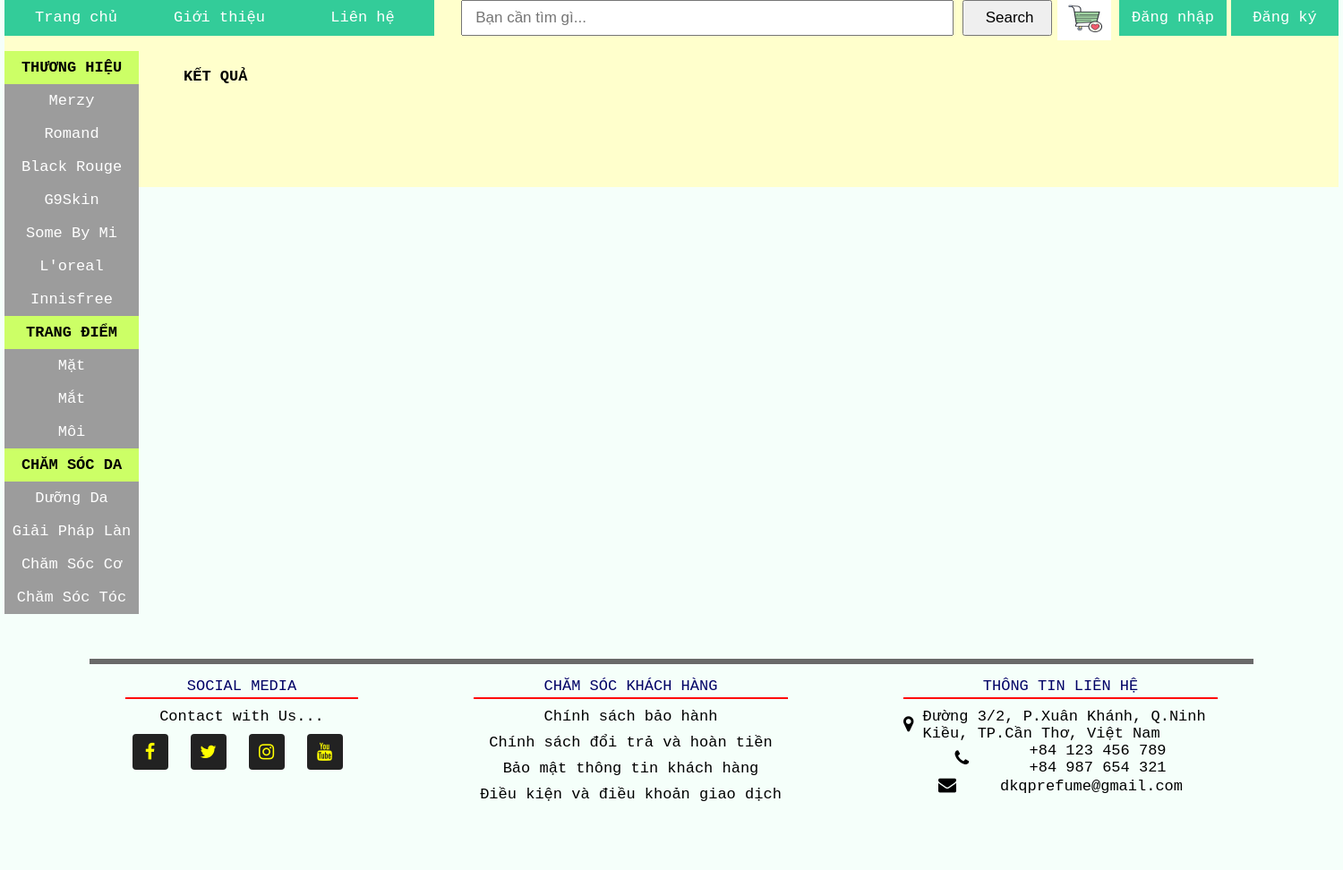
The app's page /banhang/search.php with its own data.
### tables this page shows
CREATE TABLE `nhomthuonghieu` (
  `maloai` varchar(5) NOT NULL,
  `manhom` int(11) NOT NULL,
  `tennhomdt` varchar(25) NOT NULL
);

CREATE TABLE `nhomtrangdiem` (
  `maloai` varchar(5) NOT NULL,
  `manhom` int(11) NOT NULL,
  `tennhompk` varchar(25) NOT NULL
);

CREATE TABLE `nhomchamsoc` (
  `maloai` varchar(5) NOT NULL,
  `manhom` int(11) NOT NULL,
  `tennhomcs` varchar(25) NOT NULL
);

### banhang/search.php (the view, shortened to what this page needs)
<!DOCTYPE html>
<html>
    <head>
        <link rel="stylesheet" href="index.css">
    </head>
    <body >
        <?php
            include 'ketnoi.php';
        ?>
        <div id="toancuc">
                <div id="menu">
                  <ul>
                    <li><a href="index.php">Trang chủ</a></li>
                    <li><a href="#">Giới thiệu</a></li>
                    <li><a href="#">Liên hệ</a></li>
                  </ul>
                </div>
                 <div id="search">
                        <form action="search.php" method="get">
                            <input id="timnhap" type="text" name="search" placeholder="   Bạn cần tìm gì..." />
                            <input id="nuttim" type="submit"  value=" Search" />
                        </form>
                    </div>
                <div id="login">
                        <ul>
                            <?php
                               if(isset($_SESSION['tk'])){
                                   echo "<li><a href=\"logout.php\">Logout</a>";
                                   echo "<li><a href=\"./nguoidung/tk.php\">" .$_SESSION['tk'] ."</a></li>";
                               }
                               else{
                                   echo "<li><a href=\"dangky.php\">Đăng ký</a></li>";
                                   echo  "<li><a href=\"dangnhap.php\">Đăng nhập</a></li>";
                               }
                               ?>
                            <div id="gioh"><a href="giohang.php"><img src="bg/favorite-cart.png" width="50px" height="40px"></a></div>
                        </ul>
                    </div>
            <br>
            <br>
            <br>
                <div id="noidung">
                    <div id="menu2">
                        <div id="dt" >
                            <h2 align="center">THƯƠNG HIỆU</h2>
                            <ul>
                                <?php
                                $lenh = "SELECT manhom,tennhomdt FROM  nhomthuonghieu ";
                                $kq = mysqli_query($conn, $lenh);
                                if(mysqli_num_rows($kq) > 0){
                                    while ($row = mysqli_fetch_assoc($kq)){
                                        echo "<li><a href=\"thuonghieu.php?id=" .$row['manhom'] ."\">" .$row['tennhomdt'] ."</a></li>";
                                    }
                                }
                            ?>
                            </ul>
                        </div>
                            <br><br>
                            <div id="pk" >
                                <h2 align="center">TRANG ĐIỂM</h2>
                                <ul>
                                    <?php
                                    $lenh = "SELECT manhom,tennhompk FROM  nhomtrangdiem ";
                                    $kq = mysqli_query($conn, $lenh);
                                    if(mysqli_num_rows($kq) > 0){
                                        while ($row = mysqli_fetch_assoc($kq)){
                                            echo "<li><a href=\"trangdiem.php?id=" .$row['manhom'] ."\">" .$row['tennhompk'] ."</a></li>";
                                        }
                                    }
                                ?>
                                </ul>
                            </div>
                            <div id="cs" >
                            <h2 align="center">CHĂM SÓC DA</h2>
                            <ul>
                                <?php
                                $lenh = "SELECT manhom,tennhomcs FROM  nhomchamsoc ";
                                $kq = mysqli_query($conn, $lenh);
                                if(mysqli_num_rows($kq) > 0){
                                    while ($row = mysqli_fetch_assoc($kq)){
                                        echo "<li><a href=\"chamsoc.php?id=" .$row['manhom'] ."\">" .$row['tennhomcs'] ."</a></li>";
                                    }
                                }
                            ?>
                            </ul>
                        </div>
                    </div>
                    <div id="noidungchinh">
                            <br>
                        <div id="sanphammoi">
                            <h3>KẾT QUẢ</h3>
                        </div>
                    </div>
                    <br >
                    <br >
                    <br >
                    <br >
                    <br >
                    <br >
                </div>
            </div>
            <?php
            include 'footer.php';
        ?>
    </body>
</html>

### banhang/index.css (style rules this page uses)
body { font-family:Courier New, "Times New Roman", sans-serif; font-size: 17px; background-color: #F5FFFA; }
ol, ul { list-style: none; }
#toancuc { font-size: 17px; margin: 0 auto; width: 1490px; background-color: #FFFFCC; }
* { margin: 0; padding: 0; }
#menu { font-family:Courier New, "Times New Roman", sans-serif; background-color: #696969; z-index: 100; }
#menu ul { list-style-type: none; background-color: blue; }
#menu li { float: left; width: 160px; height: 40px; text-align: center; line-height: 40px; background-color: #33CC99; }
#menu a { text-decoration: none; color: #fff; display: block; }
#login li { float: right; width: 120px; text-align: center; line-height: 40px; margin-left: 5px; background-color:#33CC99; right: 49%; }
#login a { text-decoration: none; color: white; }
#gioh { padding-left: 5px; padding-right: 5px; float: right; right: 4px; background-color: white; position: relative; }
#search { float: left; margin-left: 30px; }
#timnhap { width: 550px; height: 40px; left:299px; }
#nuttim { width: 100px; height: 40px; }
#menu2 { float: left; }
#menu2 ul { list-style-type: none; background-color: #B5B5B5; }
#menu2 li { width: 120px; height: 35px; text-align: center; line-height: 35px; background-color: #B5B5B5; }
#menu2 a { text-decoration: none; color: #fff; display: block; }
#dt { width: 150px; line-height: 37px; background-color: #CCFF66; }
#dt li { float: left; width: 150px; height: 37px; text-align: center; line-height: 37px; background-color: #9C9C9C; }
#dt a { text-decoration: none; color: #fff; display: block; }
#pk { width: 150px; line-height: 37px; background-color: #CCFF66; }
#pk li { float: left; width: 150px; height: 37px; text-align: center; line-height: 37px; background-color: #9C9C9C; }
#pk a { text-decoration: none; color: #fff; display: block; }
#cs { width: 150px; line-height: 37px; background-color: #CCFF66; }
#cs li { float: left; width: 150px; height: 37px; text-align: center; line-height: 37px; background-color: #9C9C9C; }
#cs a { text-decoration: none; color: #fff; display: block; }
#noidungchinh { margin-left: 200px; }
* { margin:auto; padding:auto; box-sizing: border-box; font-size: 17px; }

### records on screen
nhomthuonghieu: tennhomdt "Merzy"
nhomthuonghieu: tennhomdt "Romand"
nhomthuonghieu: tennhomdt "Black Rouge"
nhomthuonghieu: tennhomdt "G9Skin"
nhomthuonghieu: tennhomdt "Some By Mi"
nhomthuonghieu: tennhomdt "L'oreal"
nhomthuonghieu: tennhomdt "Innisfree"
nhomtrangdiem: tennhompk "Mặt"
nhomtrangdiem: tennhompk "Mắt"
nhomtrangdiem: tennhompk "Môi"
nhomchamsoc: tennhomcs "Dưỡng Da"
nhomchamsoc: tennhomcs "Giải Pháp Làn…"
nhomchamsoc: tennhomcs "Chăm Sóc Cơ…"
nhomchamsoc: tennhomcs "Chăm Sóc Tóc"
